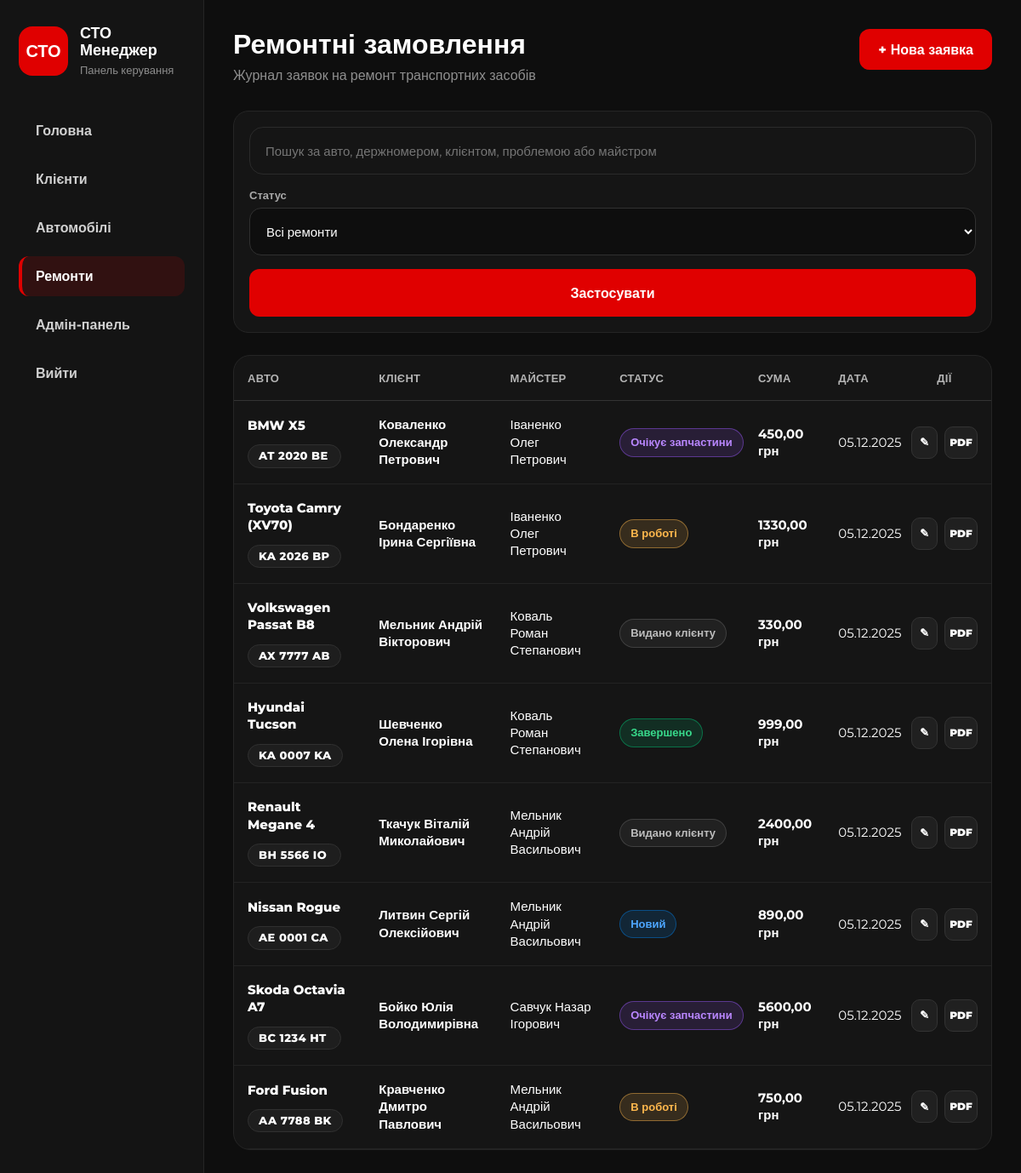
The page /repairs/list/ (signed in) on the database as committed earlier.
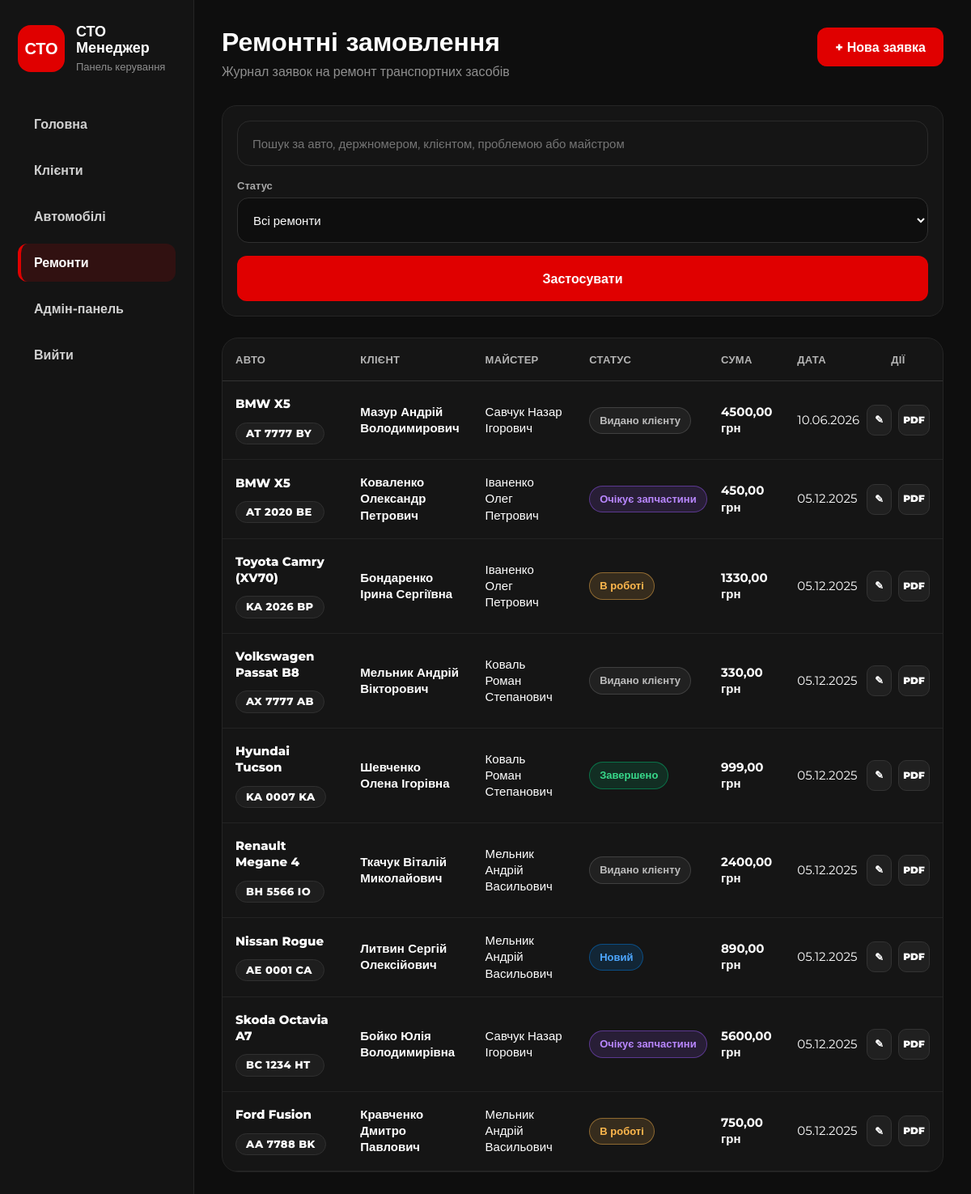
The same page on the database as committed later.
### repairs/models.py (models this page shows, shortened)
class Repair(models.Model):
    class Status(models.TextChoices):
        NEW = 'new', 'Новий'
        IN_PROGRESS = 'in_progress', 'В роботі'
        AWAITING_PARTS = 'awaiting_parts', 'Очікує запчастини'
        COMPLETED = 'completed', 'Завершено'
        ISSUED = 'issued', 'Видано клієнту'
        CANCELLED = 'cancelled', 'Скасовано'
    car = models.ForeignKey(
        Car,
        on_delete=models.CASCADE,
        related_name='repairs',
        verbose_name="Автомобіль"
    )
    problem_description = models.TextField(
        verbose_name="Опис несправності"
    )
    work_description = models.TextField(
        blank=True,
        verbose_name="Виконані роботи"
    )
    status = models.CharField(
        max_length=20,
        choices=Status.choices,
        default=Status.NEW,
        verbose_name="Статус ремонту"
    )
    master = models.ForeignKey(
        Master,
        on_delete=models.SET_NULL,
        null=True,
        blank=True,
        related_name='repairs',
        verbose_name="Майстер"
    )
    start_date = models.DateTimeField(
        auto_now_add=True,
        verbose_name="Дата прийому"
    )
    planned_end_date = models.DateField(
        null=True,
        blank=True,
        verbose_name="Планова дата завершення"
    )
    end_date = models.DateTimeField(
        null=True,
        blank=True,
        verbose_name="Фактична дата завершення"
    )
    labor_cost = models.DecimalField(
        max_digits=10,
        decimal_places=2,
        default=0,
        validators=[MinValueValidator(0)],
        verbose_name="Вартість робіт"
    )
    parts_cost = models.DecimalField(
        max_digits=10,
        decimal_places=2,
        default=0,
        validators=[MinValueValidator(0)],
        verbose_name="Вартість запчастин"
    )
    notes = models.TextField(
        blank=True,
        verbose_name="Примітки"
    )
    created_at = models.DateTimeField(
        auto_now_add=True,
        verbose_name="Дата створення"
    )
    updated_at = models.DateTimeField(
        auto_now=True,
        verbose_name="Дата оновлення"
    )
    @property
    def total_cost(self):
        return self.labor_cost + self.parts_cost
    class Meta:
        verbose_name = "Ремонтне замовлення"
        verbose_name_plural = "Ремонтні замовлення"
        ordering = ['-created_at']

### cars/models.py (models this page shows, shortened)
class Car(models.Model):
    class Transmission(models.TextChoices):
        MANUAL = 'manual', 'Механічна'
        AUTOMATIC = 'automatic', 'Автоматична'
        ROBOT = 'robot', 'Роботизована'
        VARIATOR = 'variator', 'Варіатор'
    class FuelType(models.TextChoices):
        PETROL = 'petrol', 'Бензин'
        DIESEL = 'diesel', 'Дизель'
        ELECTRIC = 'electric', 'Електро'
        HYBRID = 'hybrid', 'Гібрид'
        GAS = 'gas', 'Газ'
    owner = models.ForeignKey(
        Client,
        on_delete=models.CASCADE,
        related_name='cars',
        verbose_name="Власник",
        null=True,
        blank=True
    )
    make = models.CharField(
        max_length=100,
        verbose_name="Марка"
    )
    model_name = models.CharField(
        max_length=100,
        verbose_name="Модель"
    )
    license_plate = models.CharField(
        max_length=20,
        blank=True,
        verbose_name="Держномер"
    )
    vin = models.CharField(
        max_length=17,
        unique=True,
        verbose_name="VIN-код",
        validators=[MinLengthValidator(17)]
    )
    owner_name = models.CharField(
        max_length=100,
        verbose_name="ПІБ власника",
        blank=True
    )
    year = models.PositiveIntegerField(
        verbose_name="Рік випуску",
        validators=[
            MinValueValidator(1900),
            MaxValueValidator(datetime.date.today().year + 1)
        ],
        help_text="Використовуйте формат: <YYYY>"
    )
    color = models.CharField(
        max_length=50,
        verbose_name="Колір"
    )
    transmission = models.CharField(
        max_length=20,
        choices=Transmission.choices,
        default=Transmission.AUTOMATIC,
        verbose_name="Коробка передач"
    )
    fuel_type = models.CharField(
        max_length=20,
        choices=FuelType.choices,
        default=FuelType.PETROL,
        verbose_name="Тип пального"
    )
    mileage = models.PositiveIntegerField(
        default=0,
        verbose_name="Пробіг (км)"
    )
    engine_volume = models.DecimalField(
        max_digits=4,
        decimal_places=1,
        blank=True,
        null=True,
        verbose_name="Об'єм двигуна (л)"
    )
    description = models.TextField(
        blank=True,
        verbose_name="Опис"
    )
    main_image = models.ImageField(
        upload_to='cars/%Y/%m/',
        blank=True,
        null=True,
        verbose_name="Фото"
    )
    is_published = models.BooleanField(
        default=True,
        verbose_name="Опубліковано"
    )
    created_at = models.DateTimeField(
        auto_now_add=True,
        verbose_name="Дата додавання"
    )
    updated_at = models.DateTimeField(
        auto_now=True,
        verbose_name="Дата оновлення"
    )
    class Meta:
        verbose_name = "Автомобіль"
        verbose_name_plural = "Автомобілі"
        ordering = ['-created_at']

### clients/models.py (models this page shows, shortened)
class Client(models.Model):
    full_name = models.CharField(max_length=150, verbose_name="ПІБ")
    phone = models.CharField(max_length=20, unique=True, verbose_name="Телефон")
    email = models.EmailField(blank=True, null=True, verbose_name="Email")
    address = models.CharField(max_length=255, blank=True, null=True, verbose_name="Адреса")
    notes = models.TextField(blank=True, null=True, verbose_name="Примітки")
    created_at = models.DateTimeField(auto_now_add=True)
    class Meta:
        verbose_name = "Клієнт"
        verbose_name_plural = "Клієнти"
        ordering = ['full_name']

### masters/models.py (models this page shows, shortened)
class Master(models.Model):
    user = models.OneToOneField(
        User,
        on_delete=models.SET_NULL,
        null=True,
        blank=True,
        related_name='master_profile',
        verbose_name='Користувач'
    )
    full_name = models.CharField(
        max_length=100,
        verbose_name="ПІБ майстра"
    )
    phone = models.CharField(
        max_length=20,
        blank=True,
        verbose_name="Телефон"
    )
    specialization = models.CharField(
        max_length=100,
        blank=True,
        verbose_name="Спеціалізація"
    )
    is_active = models.BooleanField(
        default=True,
        verbose_name="Активний"
    )
    created_at = models.DateTimeField(
        auto_now_add=True,
        verbose_name="Дата додавання"
    )
    class Meta:
        verbose_name = "Майстер"
        verbose_name_plural = "Майстри"
        ordering = ['full_name']

### repairs/views.py (the view, shortened to what this page needs)
# urls.py: path('list/', views.repair_list_view, name='repair_list'),
@login_required
def repair_list_view(request):
    query = request.GET.get('q', '')
    status_filter = request.GET.get('status', '')
    repairs = Repair.objects.select_related(
        'car',
        'car__owner',
        'master'
    ).order_by('-created_at')
    if is_master(request.user) and not is_admin(request.user) and not is_manager(request.user):
        master_profile = get_master_profile(request.user)
        if master_profile:
            repairs = repairs.filter(master=master_profile)
        else:
            repairs = repairs.none()
    if status_filter:
        repairs = repairs.filter(status=status_filter)
    return render(request, 'repairs/repair_list.html', {
        'repairs': repairs,
        'query': query,
        'current_filter': status_filter,
        'status_choices': Repair.Status.choices,
        'is_admin': is_admin(request.user),
        'is_manager': is_manager(request.user),
        'is_master': is_master(request.user),
    })

### repairs/views.py (called while the page is built)
def is_admin(user):
    return user.is_superuser or user.groups.filter(name='Admin').exists()

def is_manager(user):
    return user.groups.filter(name='Manager').exists()

def is_master(user):
    return user.groups.filter(name='Master').exists()

### repairs/templates/repairs/repair_list.html (shortened to what this page needs)
{% extends 'base.html' %}
{% block content %}
<div class="page-header">
    <div>
        <h1>Ремонтні замовлення</h1>
        <p>Журнал заявок на ремонт транспортних засобів</p>
    </div>
    {% if is_admin or is_manager %}
        <div class="hero-buttons">
            <a href="{% url 'add_repair' %}" class="btn-primary">
                + Нова заявка
            </a>
        </div>
    {% endif %}
</div>
<form method="get" class="repairs-toolbar">
    <div class="search-panel">
        <input
            type="text"
            name="q"
            value="{{ query }}"
            placeholder="Пошук за авто, держномером, клієнтом, проблемою або майстром"
            autocomplete="off"
        >
    </div>
    <div class="filter-group">
        <label>Статус</label>
        <select name="status">
            <option value="">Всі ремонти</option>
        </select>
    </div>
    <button type="submit" class="btn-primary">
        Застосувати
    </button>
</form>
<div class="table-card">
    <table class="data-table repairs-table">
        <thead>
            <tr>
                <th>Авто</th>
                <th>Клієнт</th>
                <th>Майстер</th>
                <th>Статус</th>
                <th>Сума</th>
                <th>Дата</th>
                <th>Дії</th>
            </tr>
        </thead>
        <tbody>
        {% for repair in repairs %}
            <tr>
                <td class="car-name-cell">
                    <a href="{% url 'car_detail' repair.car.id %}" class="car-link">
                        {{ repair.car.make }} {{ repair.car.model_name }}
                    </a>
                    {% if repair.car.license_plate %}
                        <br>
                        <span class="plate-badge">
                            {{ repair.car.license_plate }}
                        </span>
                    {% endif %}
                </td>
                <td class="owner-cell">
                    {% if repair.car.owner %}
                        <a href="{% url 'client_detail' repair.car.owner.id %}" class="client-link">
                            {{ repair.car.owner.full_name }}
                        </a>
                    {% elif repair.car.owner_name %}
                        {{ repair.car.owner_name }}
                    {% else %}
                        <span class="muted-text">Не вказано</span>
                    {% endif %}
                </td>
                <td>
                    {% if repair.master %}
                        {{ repair.master.full_name }}
                    {% else %}
                        <span class="danger-text">Не призначено</span>
                    {% endif %}
                </td>
                <td>
                    <span class="status-badge status-{{ repair.status }}">
                        {{ repair.get_status_display }}
                    </span>
                </td>
                <td>
                    <strong>{{ repair.total_cost }} грн</strong>
                </td>
                <td>
                    {{ repair.start_date|date:"d.m.Y" }}
                </td>
                <td>
                    <div class="actions-cell repair-actions">
                        <a href="{% url 'edit_repair' repair.id %}" class="row-action" title="Редагувати">
                            ✎
                        </a>
                        <a href="{% url 'repair_pdf' repair.id %}" class="row-action pdf-action" title="PDF чек">
                            PDF
                        </a>
                    </div>
                </td>
            </tr>
        {% empty %}
            <tr>
                <td colspan="7" class="empty-row">
                    Ремонтних замовлень ще немає
                </td>
            </tr>
        {% endfor %}
        </tbody>
    </table>
</div>
{% endblock %}

Rows that differ between the two databases and show on the page:
added Repair: car.make "BMW", car.model_name "X5", car.license_plate "AT 7777 BY", car.owner.full_name "Мазур Андрій Володимирович", master.full_name "Савчук Назар Ігорович", status "Видано клієнту", total_cost "4500,00", start_date "10.06.2026"
